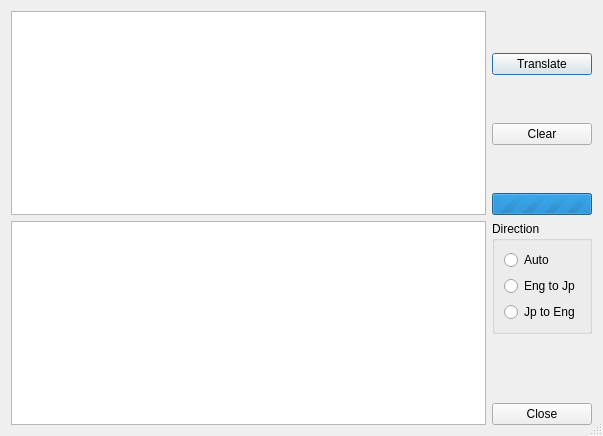
<?xml version="1.0" encoding="UTF-8"?>
<ui version="4.0">
 <class>CLigthTranslator</class>
 <widget class="QDialog" name="CLigthTranslator">
  <property name="geometry">
   <rect>
    <x>0</x>
    <y>0</y>
    <width>603</width>
    <height>436</height>
   </rect>
  </property>
  <property name="windowTitle">
   <string>Text Translator - JPReader</string>
  </property>
  <property name="windowIcon">
   <iconset theme="document-edit-verify">
    <normaloff/>
   </iconset>
  </property>
  <property name="sizeGripEnabled">
   <bool>true</bool>
  </property>
  <layout class="QGridLayout" name="gridLayout">
   <item row="0" column="0">
    <widget class="QPlainTextEdit" name="textSource"/>
   </item>
   <item row="0" column="1">
    <layout class="QVBoxLayout" name="verticalLayout_3">
     <item>
      <spacer name="verticalSpacer_2">
       <property name="orientation">
        <enum>Qt::Vertical</enum>
       </property>
       <property name="sizeHint" stdset="0">
        <size>
         <width>20</width>
         <height>40</height>
        </size>
       </property>
      </spacer>
     </item>
     <item>
      <widget class="QPushButton" name="btnTranslate">
       <property name="text">
        <string>Translate</string>
       </property>
       <property name="shortcut">
        <string>Ctrl+Return</string>
       </property>
      </widget>
     </item>
     <item>
      <spacer name="verticalSpacer_4">
       <property name="orientation">
        <enum>Qt::Vertical</enum>
       </property>
       <property name="sizeHint" stdset="0">
        <size>
         <width>20</width>
         <height>40</height>
        </size>
       </property>
      </spacer>
     </item>
     <item>
      <widget class="QPushButton" name="btnClear">
       <property name="text">
        <string>Clear</string>
       </property>
       <property name="shortcut">
        <string>Ctrl+Backspace</string>
       </property>
      </widget>
     </item>
     <item>
      <spacer name="verticalSpacer_3">
       <property name="orientation">
        <enum>Qt::Vertical</enum>
       </property>
       <property name="sizeHint" stdset="0">
        <size>
         <width>20</width>
         <height>40</height>
        </size>
       </property>
      </spacer>
     </item>
     <item>
      <widget class="QProgressBar" name="barTranslating">
       <property name="sizePolicy">
        <sizepolicy hsizetype="Minimum" vsizetype="Fixed">
         <horstretch>0</horstretch>
         <verstretch>0</verstretch>
        </sizepolicy>
       </property>
       <property name="maximum">
        <number>0</number>
       </property>
       <property name="value">
        <number>-1</number>
       </property>
      </widget>
     </item>
    </layout>
   </item>
   <item row="1" column="0">
    <widget class="QPlainTextEdit" name="textResult"/>
   </item>
   <item row="1" column="1">
    <layout class="QVBoxLayout" name="verticalLayout_2">
     <item>
      <widget class="QGroupBox" name="groupBox">
       <property name="title">
        <string>Direction</string>
       </property>
       <layout class="QVBoxLayout" name="verticalLayout">
        <item>
         <widget class="QRadioButton" name="rbDirAuto">
          <property name="text">
           <string>Auto</string>
          </property>
         </widget>
        </item>
        <item>
         <widget class="QRadioButton" name="rbDirEJ">
          <property name="text">
           <string>Eng to Jp</string>
          </property>
         </widget>
        </item>
        <item>
         <widget class="QRadioButton" name="rbDirJE">
          <property name="text">
           <string>Jp to Eng</string>
          </property>
         </widget>
        </item>
       </layout>
      </widget>
     </item>
     <item>
      <layout class="QVBoxLayout" name="verticalLayout_4">
       <item>
        <spacer name="verticalSpacer">
         <property name="orientation">
          <enum>Qt::Vertical</enum>
         </property>
         <property name="sizeHint" stdset="0">
          <size>
           <width>20</width>
           <height>40</height>
          </size>
         </property>
        </spacer>
       </item>
       <item>
        <widget class="QPushButton" name="btnClose">
         <property name="text">
          <string>Close</string>
         </property>
        </widget>
       </item>
      </layout>
     </item>
    </layout>
   </item>
  </layout>
 </widget>
 <tabstops>
  <tabstop>textSource</tabstop>
  <tabstop>textResult</tabstop>
  <tabstop>btnTranslate</tabstop>
  <tabstop>btnClear</tabstop>
  <tabstop>rbDirAuto</tabstop>
  <tabstop>rbDirEJ</tabstop>
  <tabstop>rbDirJE</tabstop>
  <tabstop>btnClose</tabstop>
 </tabstops>
 <resources/>
 <connections>
  <connection>
   <sender>btnClose</sender>
   <signal>clicked()</signal>
   <receiver>CLigthTranslator</receiver>
   <slot>hide()</slot>
   <hints>
    <hint type="sourcelabel">
     <x>596</x>
     <y>407</y>
    </hint>
    <hint type="destinationlabel">
     <x>544</x>
     <y>371</y>
    </hint>
   </hints>
  </connection>
  <connection>
   <sender>btnClear</sender>
   <signal>clicked()</signal>
   <receiver>textSource</receiver>
   <slot>clear()</slot>
   <hints>
    <hint type="sourcelabel">
     <x>561</x>
     <y>150</y>
    </hint>
    <hint type="destinationlabel">
     <x>459</x>
     <y>106</y>
    </hint>
   </hints>
  </connection>
  <connection>
   <sender>btnClear</sender>
   <signal>clicked()</signal>
   <receiver>textResult</receiver>
   <slot>clear()</slot>
   <hints>
    <hint type="sourcelabel">
     <x>595</x>
     <y>151</y>
    </hint>
    <hint type="destinationlabel">
     <x>448</x>
     <y>291</y>
    </hint>
   </hints>
  </connection>
 </connections>
</ui>
